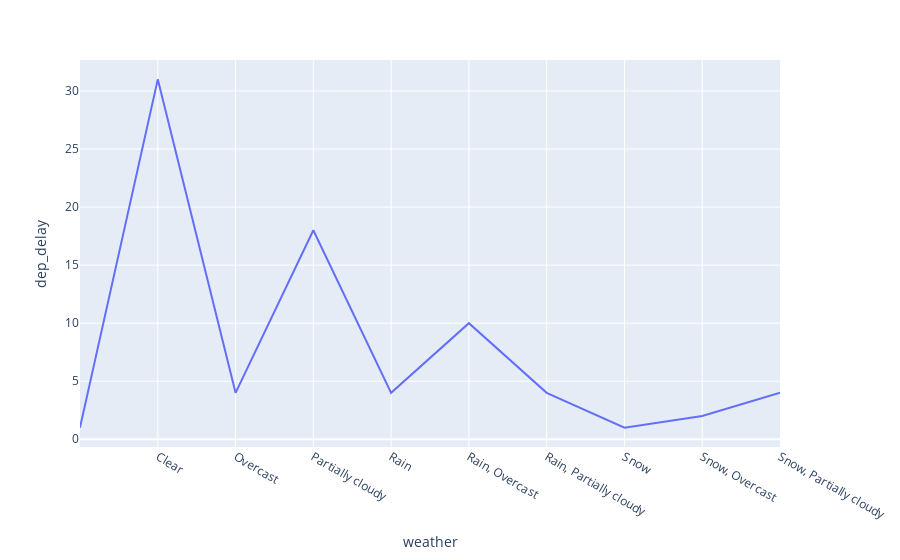

Write notebook code for a chart like this one.
### Code cell
df = px.data.gapminder().query("continent == 'Oceania'")
fig = px.line(we_data, x="weather", y='dep_delay')
fig.show()

### Figure 1 — Plotly figure (JSON) as saved in the notebook; plotly's stock layout.template omitted (floating-point values rounded to 4 significant figures)
{"data": [{"hovertemplate": "weather=%{x}<br>dep_delay=%{y}<extra></extra>", "legendgroup": "", "line": {"color": "#636efa", "dash": "solid"}, "mode": "lines", "name": "", "orientation": "v", "showlegend": false, "type": "scatter", "x": ["", "Clear", "Overcast", "Partially cloudy", "Rain", "Rain, Overcast", "Rain, Partially cloudy", "Snow", "Snow, Overcast", "Snow, Partially cloudy"], "xaxis": "x", "y": [1, 31, 4, 18, 4, 10, 4, 1, 2, 4], "yaxis": "y"}], "layout": {"autosize": true, "legend": {"tracegroupgap": 0}, "margin": {"t": 60}, "xaxis": {"anchor": "y", "autorange": true, "domain": [0, 1], "range": [0, 9], "title": {"text": "weather"}, "type": "category"}, "yaxis": {"anchor": "x", "autorange": true, "domain": [0, 1], "range": [-0.6667, 32.67], "title": {"text": "dep_delay"}, "type": "linear"}}}
